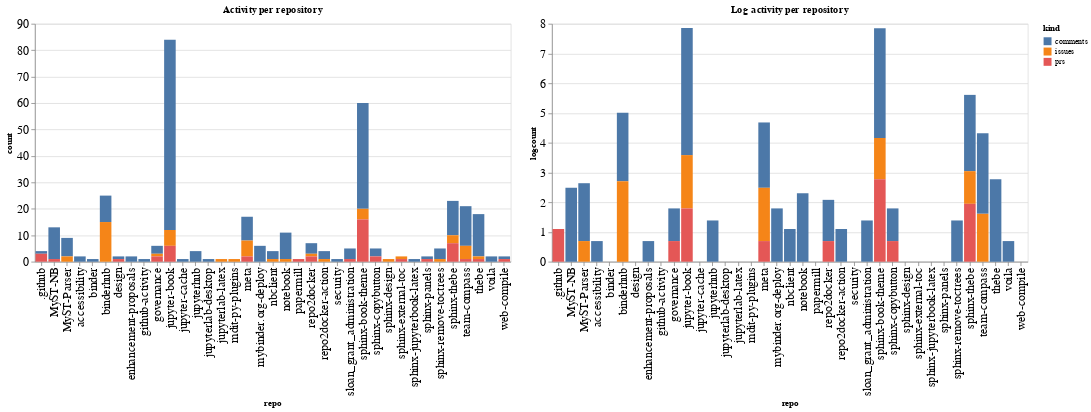

The code cell stored with this chart in its notebook:
### Code cell
ch1 = alt.Chart(repo_summaries, width=600, title="Activity per repository").mark_bar().encode(
    x='repo',
    y='count',
    color='kind',
    tooltip="kind"
)

ch2 = alt.Chart(repo_summaries, width=600, title="Log activity per repository").mark_bar().encode(
    x='repo',
    y='logcount',
    color='kind',
    tooltip="kind"
)

ch1 | ch2

### Figure 1 — Vega-Lite specification as saved in the notebook (floating-point values rounded to 4 significant figures)
{"config": {"axisLeft": {"labelFontSize": 15}, "axisBottom": {"labelFontSize": 15}}, "hconcat": [{"mark": "bar", "encoding": {"color": {"type": "nominal", "field": "kind"}, "tooltip": {"type": "nominal", "field": "kind"}, "x": {"type": "nominal", "field": "repo"}, "y": {"type": "quantitative", "field": "count"}}, "title": "Activity per repository", "width": 600}, {"mark": "bar", "encoding": {"color": {"type": "nominal", "field": "kind"}, "tooltip": {"type": "nominal", "field": "kind"}, "x": {"type": "nominal", "field": "repo"}, "y": {"type": "quantitative", "field": "logcount"}}, "title": "Log activity per repository", "width": 600}], "data": {"name": "data-9aaf9042bd2f5c2764b741c8cb5194ee"}, "$schema": "https://vega.github.io/schema/vega-lite/v4.8.1.json", "datasets": {"data-9aaf9042bd2f5c2764b741c8cb5194ee": [{"repo": ".github", "kind": "comments", "count": 1, "logcount": 0.0}, {"repo": ".github", "kind": "prs", "count": 3, "logcount": 1.099}, {"repo": "MyST-NB", "kind": "comments", "count": 12, "logcount": 2.485}, {"repo": "MyST-NB", "kind": "prs", "count": 1, "logcount": 0.0}, {"repo": "MyST-Parser", "kind": "comments", "count": 7, "logcount": 1.946}, {"repo": "MyST-Parser", "kind": "issues", "count": 2, "logcount": 0.6931}, {"repo": "accessibility", "kind": "comments", "count": 2, "logcount": 0.6931}, {"repo": "binder", "kind": "comments", "count": 1, "logcount": 0.0}, {"repo": "binderhub", "kind": "comments", "count": 10, "logcount": 2.303}, {"repo": "binderhub", "kind": "issues", "count": 15, "logcount": 2.708}, {"repo": "design", "kind": "comments", "count": 1, "logcount": 0.0}, {"repo": "design", "kind": "prs", "count": 1, "logcount": 0.0}, {"repo": "enhancement-proposals", "kind": "comments", "count": 2, "logcount": 0.6931}, {"repo": "github-activity", "kind": "comments", "count": 1, "logcount": 0.0}, {"repo": "governance", "kind": "comments", "count": 3, "logcount": 1.099}, {"repo": "governance", "kind": "issues", "count": 1, "logcount": 0.0}, {"repo": "governance", "kind": "prs", "count": 2, "logcount": 0.6931}, {"repo": "jupyter-book", "kind": "comments", "count": 72, "logcount": 4.277}, {"repo": "jupyter-book", "kind": "issues", "count": 6, "logcount": 1.792}, {"repo": "jupyter-book", "kind": "prs", "count": 6, "logcount": 1.792}, {"repo": "jupyter-cache", "kind": "comments", "count": 1, "logcount": 0.0}, {"repo": "jupyterhub", "kind": "comments", "count": 4, "logcount": 1.386}, {"repo": "jupyterlab-desktop", "kind": "comments", "count": 1, "logcount": 0.0}, {"repo": "jupyterlab-latex", "kind": "issues", "count": 1, "logcount": 0.0}, {"repo": "mdit-py-plugins", "kind": "issues", "count": 1, "logcount": 0.0}, {"repo": "meta", "kind": "comments", "count": 9, "logcount": 2.197}, {"repo": "meta", "kind": "issues", "count": 6, "logcount": 1.792}, {"repo": "meta", "kind": "prs", "count": 2, "logcount": 0.6931}, {"repo": "mybinder.org-deploy", "kind": "comments", "count": 6, "logcount": 1.792}, {"repo": "nbclient", "kind": "comments", "count": 3, "logcount": 1.099}, {"repo": "nbclient", "kind": "issues", "count": 1, "logcount": 0.0}, {"repo": "notebook", "kind": "comments", "count": 10, "logcount": 2.303}, {"repo": "notebook", "kind": "issues", "count": 1, "logcount": 0.0}, {"repo": "papermill", "kind": "prs", "count": 1, "logcount": 0.0}, {"repo": "repo2docker", "kind": "comments", "count": 4, "logcount": 1.386}, {"repo": "repo2docker", "kind": "issues", "count": 1, "logcount": 0.0}, {"repo": "repo2docker", "kind": "prs", "count": 2, "logcount": 0.6931}, {"repo": "repo2docker-action", "kind": "comments", "count": 3, "logcount": 1.099}, {"repo": "repo2docker-action", "kind": "issues", "count": 1, "logcount": 0.0}, {"repo": "security", "kind": "comments", "count": 1, "logcount": 0.0}, {"repo": "sloan_grant_administration", "kind": "comments", "count": 4, "logcount": 1.386}, {"repo": "sloan_grant_administration", "kind": "prs", "count": 1, "logcount": 0.0}, {"repo": "sphinx-book-theme", "kind": "comments", "count": 40, "logcount": 3.689}, {"repo": "sphinx-book-theme", "kind": "issues", "count": 4, "logcount": 1.386}, {"repo": "sphinx-book-theme", "kind": "prs", "count": 16, "logcount": 2.773}, {"repo": "sphinx-copybutton", "kind": "comments", "count": 3, "logcount": 1.099}, {"repo": "sphinx-copybutton", "kind": "prs", "count": 2, "logcount": 0.6931}, {"repo": "sphinx-design", "kind": "issues", "count": 1, "logcount": 0.0}, {"repo": "sphinx-external-toc", "kind": "issues", "count": 1, "logcount": 0.0}, {"repo": "sphinx-external-toc", "kind": "prs", "count": 1, "logcount": 0.0}, {"repo": "sphinx-jupyterbook-latex", "kind": "comments", "count": 1, "logcount": 0.0}, {"repo": "sphinx-panels", "kind": "comments", "count": 1, "logcount": 0.0}, {"repo": "sphinx-panels", "kind": "prs", "count": 1, "logcount": 0.0}, {"repo": "sphinx-remove-toctrees", "kind": "comments", "count": 4, "logcount": 1.386}, {"repo": "sphinx-remove-toctrees", "kind": "issues", "count": 1, "logcount": 0.0}, {"repo": "sphinx-thebe", "kind": "comments", "count": 13, "logcount": 2.565}, {"repo": "sphinx-thebe", "kind": "issues", "count": 3, "logcount": 1.099}, {"repo": "sphinx-thebe", "kind": "prs", "count": 7, "logcount": 1.946}, {"repo": "team-compass", "kind": "comments", "count": 15, "logcount": 2.708}, {"repo": "team-compass", "kind": "issues", "count": 5, "logcount": 1.609}, {"repo": "team-compass", "kind": "prs", "count": 1, "logcount": 0.0}, {"repo": "thebe", "kind": "comments", "count": 16, "logcount": 2.773}, {"repo": "thebe", "kind": "issues", "count": 1, "logcount": 0.0}, {"repo": "thebe", "kind": "prs", "count": 1, "logcount": 0.0}, {"repo": "voila", "kind": "comments", "count": 2, "logcount": 0.6931}, {"repo": "web-compile", "kind": "comments", "count": 1, "logcount": 0.0}, {"repo": "web-compile", "kind": "prs", "count": 1, "logcount": 0.0}]}}
